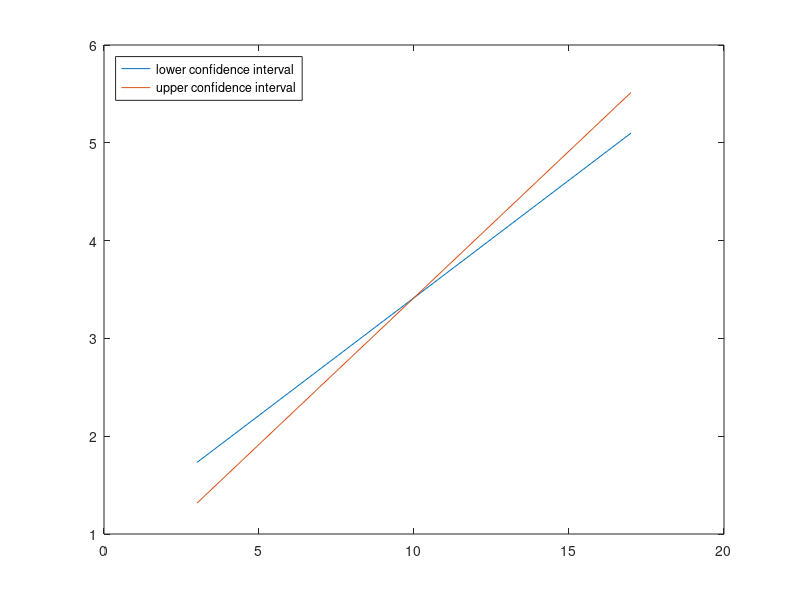

Write MATLAB code to recreate this figure.
%% 1 plot data
age=[3 4 5 6 8 9 10 11 12 14 15 16 17]; 
wingLength=[1.4 1.5 2.2 2.4 3.1 3.2 3.2 3.9 4.1 4.7 4.5 5.2 5]; 
plot(age, wingLength, '.', 'MarkerSize', 10);

%% 2 regression line
n=length(age); 
sumAge=sum(age); 
sumWingLength=sum(wingLength); 
meanAge=mean(age); 
meanWingLength=mean(wingLength); 
sumAge2=sum(age.^2);  
sumAge2=sumAge2-sumAge^2/n; 
sumWingLength2=sum(wingLength.^2);
sumXY=sum(age.*wingLength); 
sumXY=sumXY-sumAge*sumWingLength/n;

b=sumXY/sumAge2; 
a=meanWingLength-b*meanAge;

xline=[3 17];
ypred=b*xline+a;
plot(xline,ypred,age,wingLength,'.','Markersize',10);
xlabel('Age (years)');
ylabel('Wing Length (cm)');

%% 3 t-test
df=n-2;
total=sumWingLength2-sumWingLength^2/n;
regression=sumXY^2/sumAge2;
residuals=total-regression;
syx=sqrt((residuals/df));
SEb=sqrt(syx^2/sumAge2); % standard error of the regression slope
Tval=(b-0)/SEb; % t-test, null hypothesis is b=0
prob = 1-tcdf(Tval,df);
disp(prob)% 2.6335e-10

%% 4 confidence intervals
t=-1*tinv(.05/2,df); 
lowerCI=b-t*SEb; % lower confidence interval
upperCI=b+t*SEb; % upper confidence interval
lowerIntercept=meanWingLength-lowerCI*meanAge; %intercept for lower confidence interval
upperIntercept=meanWingLength-upperCI*meanAge; %intercept for upper confidence interval
plot(xline,lowerCI*xline+lowerIntercept,xline,upperCI*xline+upperIntercept)
legend({'lower confidence interval','upper confidence interval'},'Location','northwest');

%% 5 r2 (coefficient of determination)
r2=regression/total;
disp(r2) % 0.9733